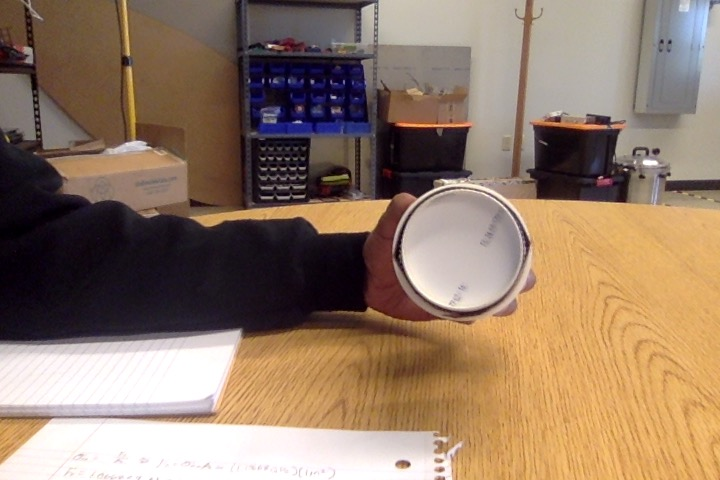
#> input picture src/comp_vision/circles.jpg, 720 x 480 px
$ python circle_demo.py
#> lines starting #> are read from the running program, lines starting #| are printed output that depends on the picture; after the words box and inside, x2 and y2 are one past the last pixel; in counts of white or black regions, pixels touching at a corner belong together
#!usr/bin/env python
# Demo to show circles
# Import native modules
import numpy as np
import argparse
import cv2


# load the image, clone it for output, and then convert it to grayscale
image = cv2.imread('circles.jpg')
#> image is the input picture: shape (480, 720, 3); mean B, G, R 103.7, 122.8, 146.2
output = image.copy()
gray = cv2.cvtColor(image, cv2.COLOR_BGR2GRAY)
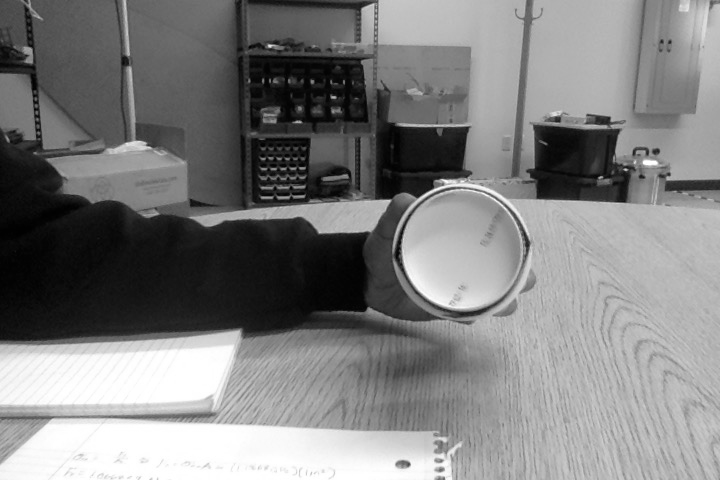
#> gray: shape (480, 720); min 0, max 255, mean 127.6

# detect circles in the image
circles = cv2.HoughCircles(gray, cv2.HOUGH_GRADIENT, 1.2, 500)
#> circles = [[461.4, 249, 60.36]]

# ensure at least some circles were found
if circles is not None:
    # convert the (x, y) coordinates and radius of the circles to integers
    circles = np.round(circles[0, :]).astype("int")
#> circles = [[461, 249, 60]]

    # loop over the (x, y) coordinates and radius of the circles
    for (x, y, r) in circles:
    	# draw the circle in the output image, then draw a rectangle
    	# corresponding to the center of the circle
    	cv2.circle(output, (x, y), r, (0, 255, 0), 4)
    	cv2.rectangle(output, (x - 5, y - 5), (x + 5, y + 5), (0, 128, 255), -1)
#> this loop made 1 pass
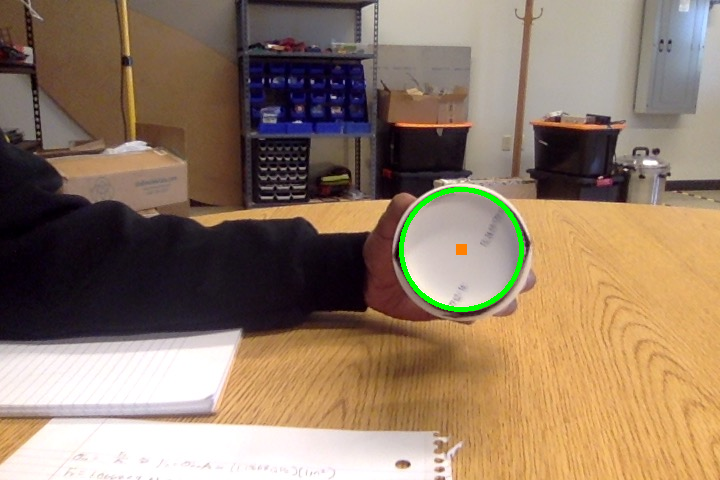
#> output: shape (480, 720, 3); 0.58% of pixels changed, all inside (x1, y1, x2, y2) = (399, 187, 524, 312)

    # show the output image
    op = cv2.imshow("output", np.hstack([image, output]))
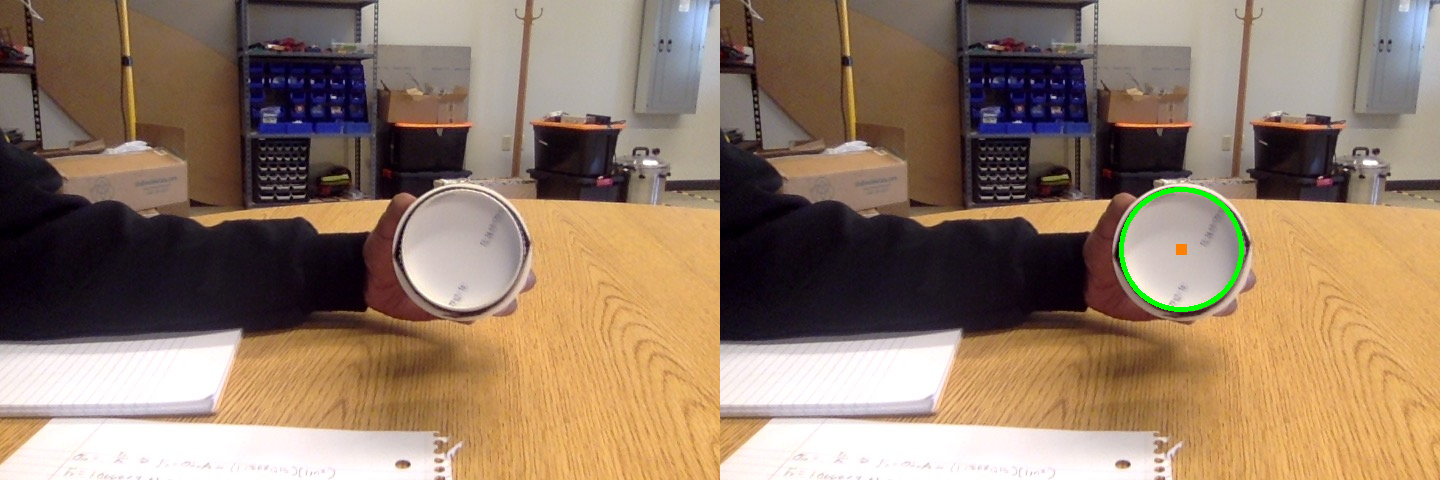
#> window 'output': shape (480, 1440, 3); mean B, G, R 103.2, 123.1, 145.8
    cv2.imwrite('sbucks2.jpg', np.hstack([image, output]))
    cv2.waitKey(0)

$ run again, with src/comp_vision/Photo on 10-11-19 at 8.35 PM #2.jpg copied over src/comp_vision/circles.jpg
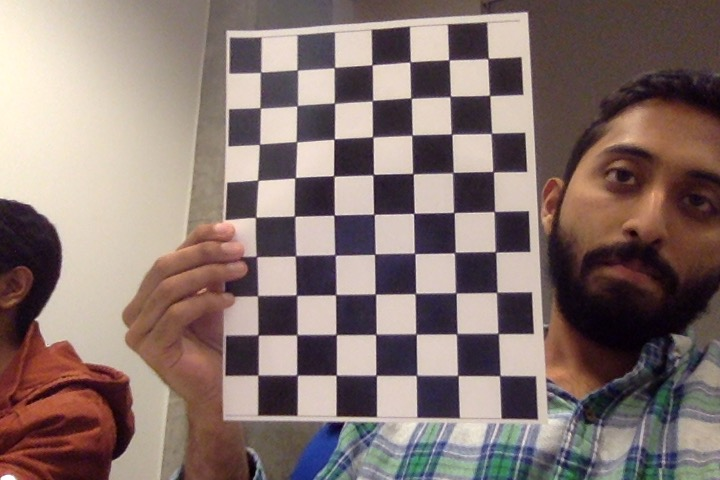
#> input picture src/comp_vision/Photo on 10-11-19 at 8.35 PM #2.jpg, 720 x 480 px
#> image is the input picture: shape (480, 720, 3); mean B, G, R 111.6, 116.2, 134.3
#> `circles = cv2.HoughCircles(gray, cv2.HOUGH_GRADIENT, 1.2, 500)`: circles = [[521.4, 306.6, 145.6]]
#> `circles = np.round(circles[0, :]).astype("int")`: circles = [[521, 307, 146]]
#> the loop `for (x, y, r) in circles:` made 1 pass
#> after the loop `for (x, y, r) in circles:`:
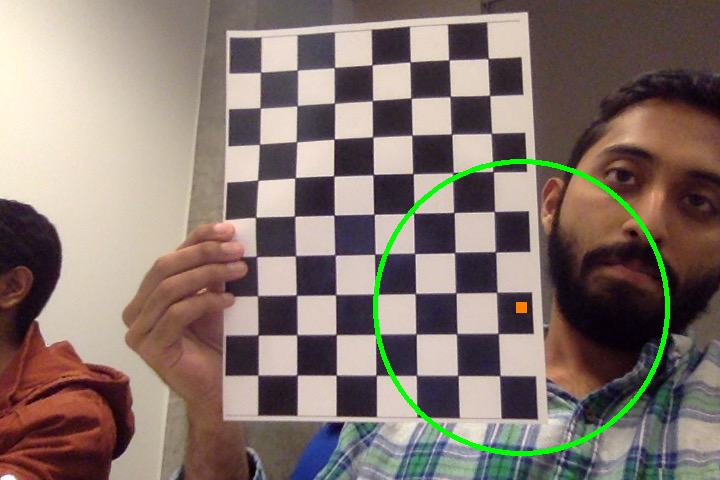
#> output: shape (480, 720, 3); 1.35% of pixels changed, all inside (x1, y1, x2, y2) = (373, 159, 670, 456)
#> `op = cv2.imshow("output", np.hstack([image, output]))`:
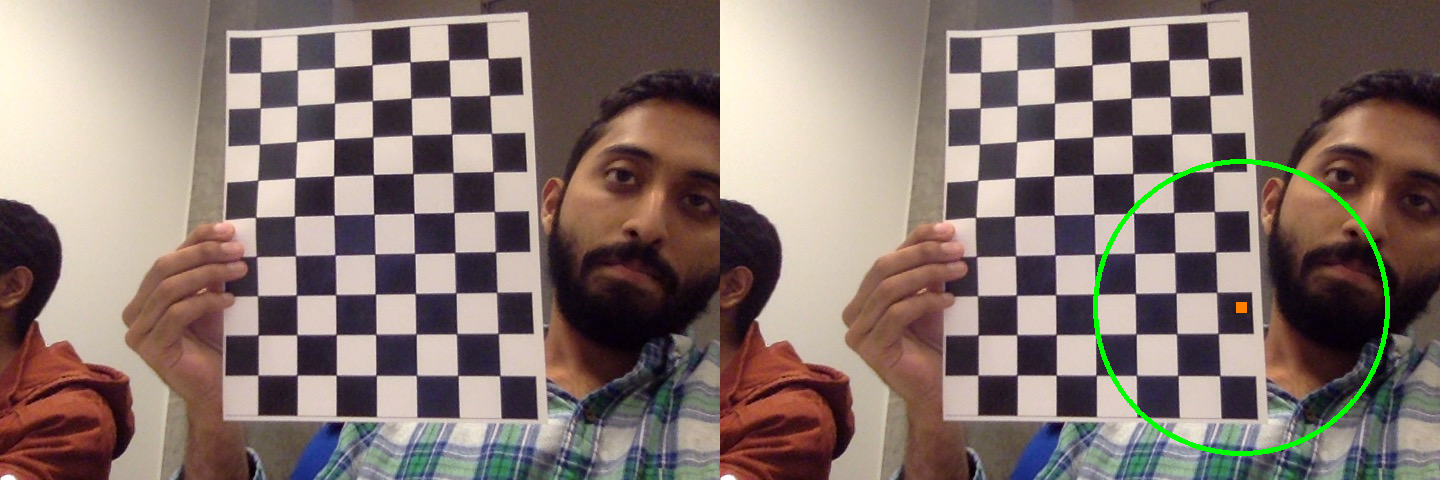
#> window 'output': shape (480, 1440, 3); mean B, G, R 110.9, 117.2, 133.6
